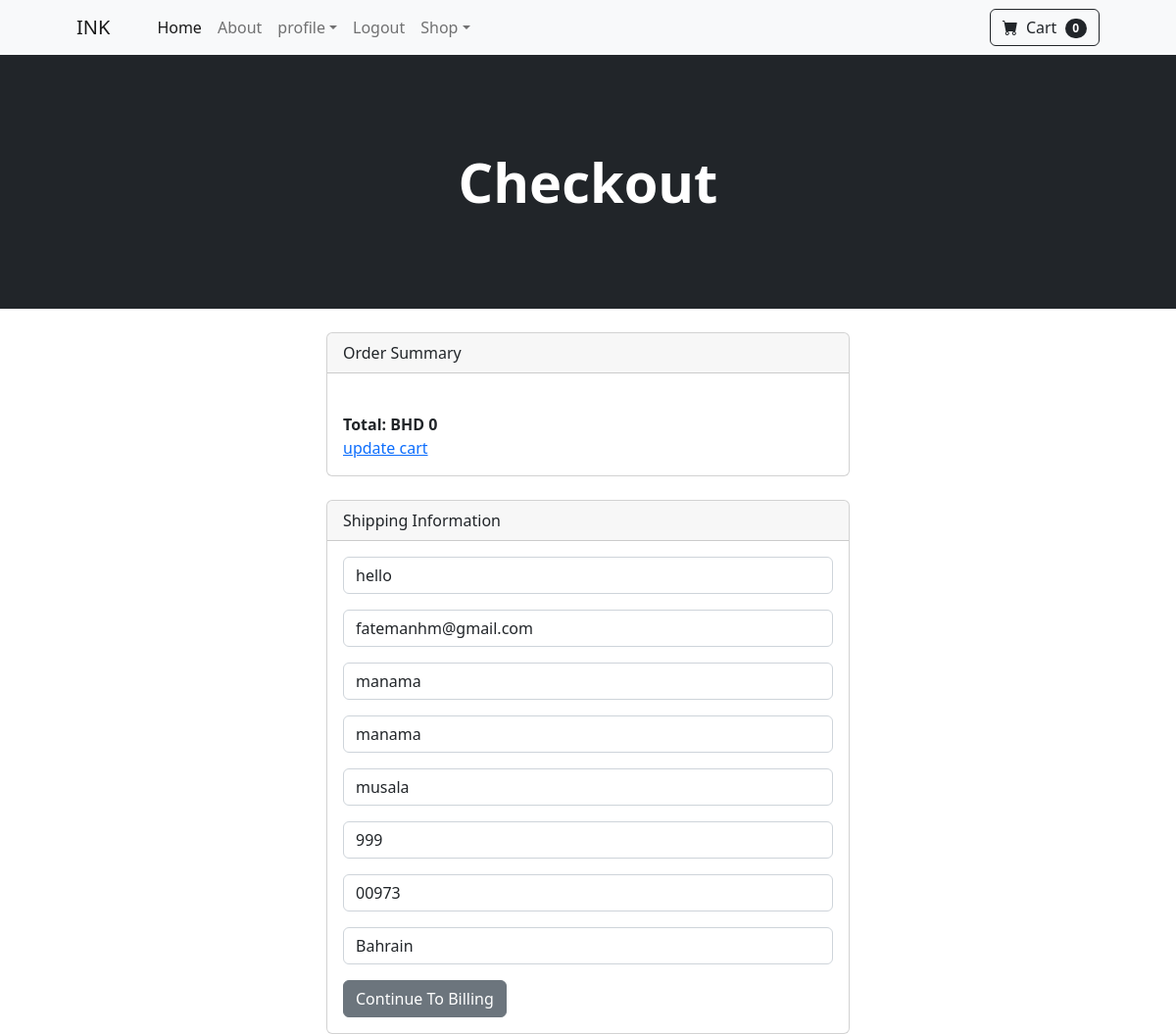
The app's page /payment/checkout (signed in) with its own data.
### payment/models.py (models this page shows)
class ShippingAddress(models.Model):
	user = models.ForeignKey(User, on_delete=models.CASCADE, null=True, blank=True)
	shipping_full_name = models.CharField(max_length=255)
	shipping_email = models.CharField(max_length=255)
	shipping_address1 = models.CharField(max_length=255)
	shipping_address2 = models.CharField(max_length=255, null=True, blank=True)
	shipping_city = models.CharField(max_length=255)
	shipping_state = models.CharField(max_length=255, null=True, blank=True)
	shipping_zipcode = models.CharField(max_length=255, null=True, blank=True)
	shipping_country = models.CharField(max_length=255)

### payment/views.py (the view)
# urls.py: path('checkout', views.checkout, name='checkout'),
def checkout(request):
     cart = Cart(request)
     cart_products = cart.get_prods()
     quantities=cart.get_qaunts
     totals=cart.cart_total()
     if request.user.is_authenticated:
        shipping_user = ShippingAddress.objects.get(user__id=request.user.id)
        shipping_form = ShippingForm(request.POST or None, instance=shipping_user)
        return render(request, "payment/checkout.html", {"cart_products":cart_products, "quantities":quantities, "totals":totals, "shipping_form":shipping_form })
     else:
        shipping_form = ShippingForm(request.POST or None)
        return render(request, "payment/checkout.html", {"cart_products":cart_products, "quantities":quantities, "totals":totals, "shipping_form":shipping_form})

### cart/cart.py (called while the page is built, shortened)
    def __len__(self):
        return len(self.cart)

    def get_prods(self):
        product_ids = self.cart.keys()
        products = Product.objects.filter(id__in=product_ids)
        return products

    def cart_total(self):
        products_ids= self.cart.keys()
        products = Product.objects.filter(id__in=products_ids)
        quantity = self.cart
        total = 0
        return total

### cart/context_processors.py (called while the page is built)
def cart(request):
    return {'cart': Cart(request)}

### payment/templates/payment/checkout.html (shortened to what this page needs)
{% extends 'base.html'%}
{% block content %}
        <header class="bg-dark py-5">
            <div class="container px-4 px-lg-5 my-5">
                <div class="text-center text-white">
                    <h1 class="display-4 fw-bolder">Checkout</h1>
                </div>
            </div>
        </header>
        <br/>
        <div class="container d-flex justify-content-center align-items-center" style="min-height: 70vh;">
            <div class="row w-100">
                <div class="col-md-6 offset-md-3">
                    <div class="card">
                        <div class="card-header">
                         Order Summary
                        </div>
                        <div class="card-body">
                            <br/>
                            <strong>Total: BHD {{totals}}</strong>
                            <br/>
                            <a href={% url 'cart_summary'%}>update cart<a>
                        </div>
                      </div>
                      <br/>
                      <div class="card">
                        <div class="card-header">
                          Shipping Information
                        </div>
                        <div class="card-body">
                        <form method="POST" action="{% url 'billing_info' %}">
                          {{shipping_form.as_p}}
                        <button type="submit" class="btn btn-secondary">
                            Continue To Billing
                    </button>
                     </form>
                        </div>
                      </div>
                </div>
            </div>
        </div>
{% endblock %}

### records on screen
ShippingAddress: shipping_full_name "hello", shipping_email "fatemanhm@gmail.com", shipping_address1 "manama", shipping_address2 "manama", shipping_city "musala", shipping_state "999", shipping_zipcode "00973", shipping_country "Bahrain"

### other values on screen
{{ cart | length }} "0"
{{ totals }} "0"
